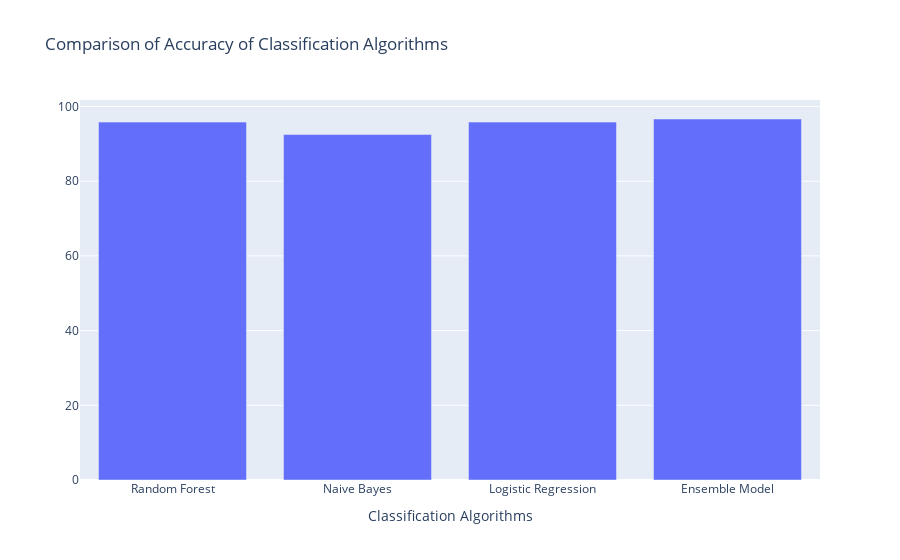

Notebook source saved alongside this figure:
### Markdown cell above
## Comparison of Accuracy of Classification Algorithms

### Code cell
trace1 = {
  'x': algorithms,
  'y': score,
  'name': 'score',
  'type': 'bar'
    
}

data = [trace1];
layout = {
  'xaxis': {'title': 'Classification Algorithms'},
  'title': 'Comparison of Accuracy of Classification Algorithms'
};
fig = go.Figure(data = data, layout = layout)
iplot(fig)

### Figure 1 — Plotly figure (JSON) as saved in the notebook; plotly's stock layout.template omitted (floating-point values rounded to 4 significant figures)
{"data": [{"name": "score", "type": "bar", "x": ["Random Forest", "Naive Bayes", "Logistic Regression", "Ensemble Model"], "y": [95.83, 92.5, 95.83, 96.67]}], "layout": {"title": {"text": "Comparison of Accuracy of Classification Algorithms"}, "xaxis": {"title": {"text": "Classification Algorithms"}}}}
